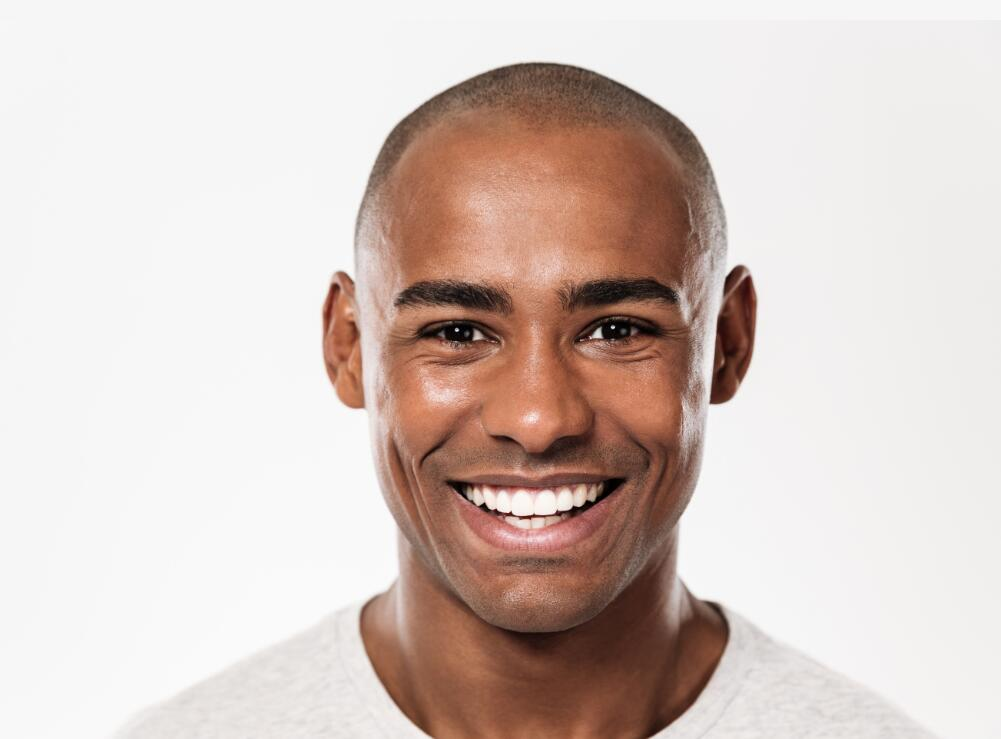
#> input picture Photo/1.jpg, 1001 x 739 px
$ python 3.py   (older library calls are emulated)
#> lines starting #> are read from the running program, lines starting #| are printed output that depends on the picture
import matplotlib.pyplot as plt
from sklearn import svm
from sklearn.datasets import load_iris
from sklearn.model_selection import train_test_split
from sklearn.metrics import accuracy_score
from skimage.feature import graycomatrix, graycoprops
from skimage import io
import numpy as np
import cv2
from PIL import Image
from scipy import ndimage

def Gray(name, method):
    """
    :param method: 0 为求各通道均值 1 为转为二位数组求
    :return:
    """
#> called with name = '1.jpg', method = 0
    if method == 0:
        #读取图像
        img = io.imread(name)
#> img is the input picture: shape (739, 1001, 3); mean R, G, B 215.1, 200.3, 194.3
        step = 0
        contrast = 0
        energy = 0
        correlation = 0
        homogeneity = 0
        while step <= 2:
            img1 = img[:, :, step]
            # 计算灰度共生矩阵
            distances = [1]
            angles = [0, np.pi/4, np.pi/2, np.pi*3/4]
            GLCM = graycomatrix(img1, distances=distances, angles=angles, symmetric=True, normed=True)
            # 计算灰度共生矩阵的对比度、能量、相关性和均匀性特征
            contrast += graycoprops(GLCM, 'contrast')[0][0]
            energy += graycoprops(GLCM, 'energy')[0][0]
            correlation += graycoprops(GLCM, 'correlation')[0][0]
            homogeneity += graycoprops(GLCM, 'homogeneity')[0][0]
            step += 1
#> this loop made 3 passes
#> (contrast, energy, correlation, homogeneity) on passes 1 to 3: (22.71, 0.219, 0.996, 0.74), (47.8, 0.436, 1.99, 1.48), (74.13, 0.647, 2.99, 2.22)
#> pass 1, in Gray, `img1 = img[:, :, step]`:
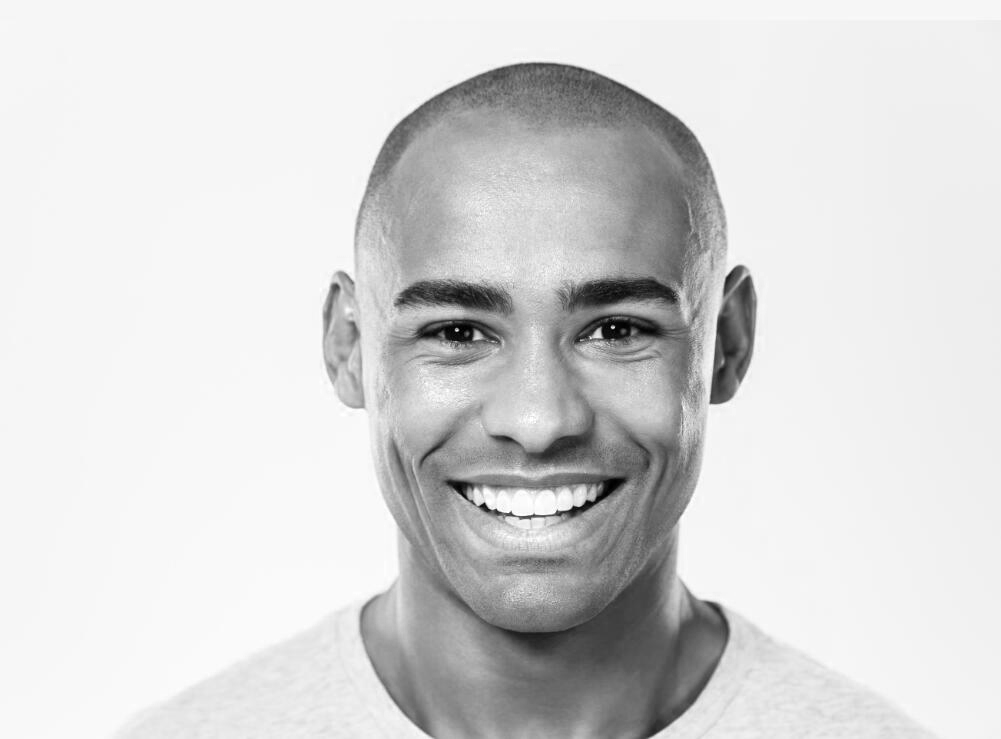
#> img1: shape (739, 1001); min 0, max 255, mean 215.1
#> pass 2, in Gray, `img1 = img[:, :, step]`:
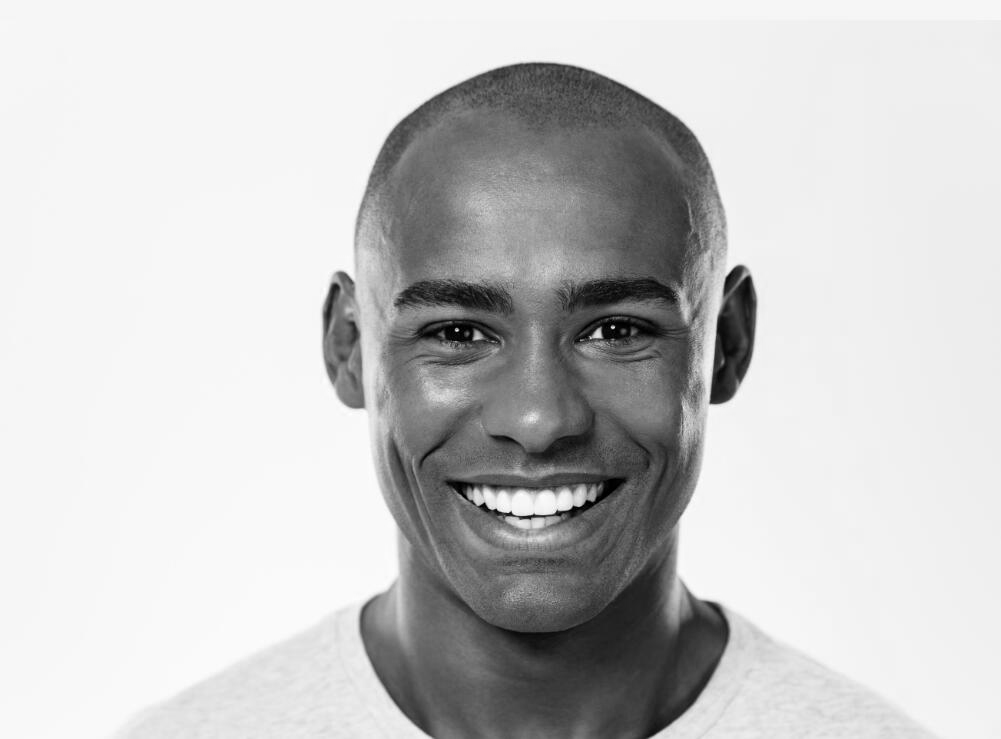
#> img1: shape (739, 1001); min 0, max 255, mean 200.3
#> pass 3, in Gray, `img1 = img[:, :, step]`:
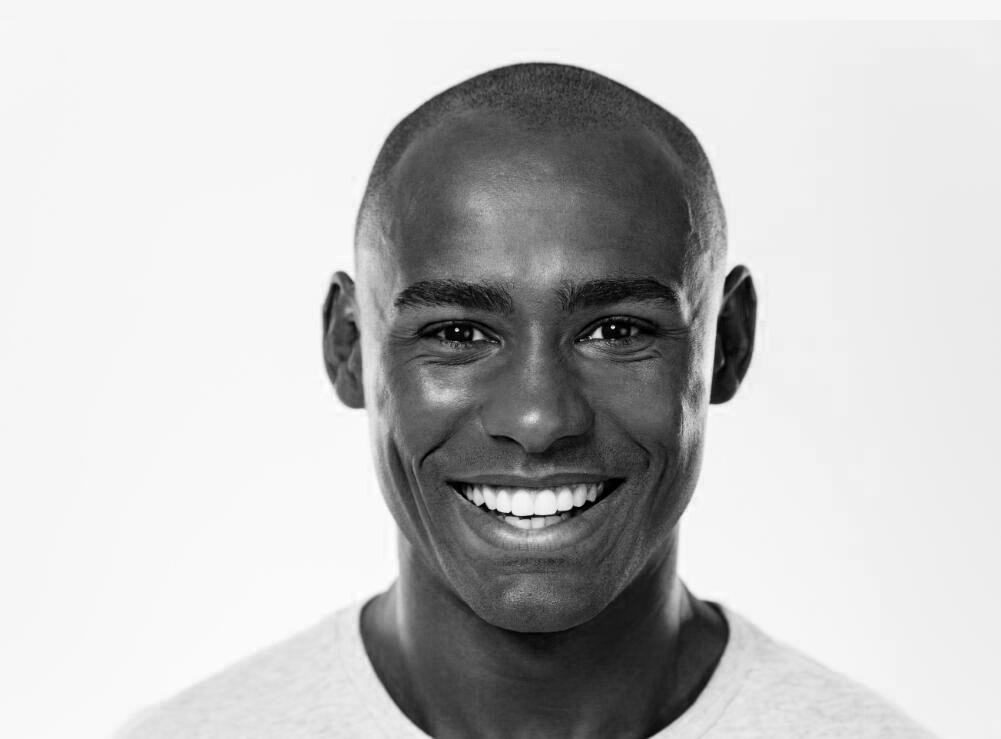
#> img1: shape (739, 1001); min 0, max 255, mean 194.3
#> after the loop, contrast = 74.13; correlation = 2.99; energy = 0.647; homogeneity = 2.22; step = 3
        # 输出特征
        return np.array([[contrast/3, energy/3, correlation/3, homogeneity/3]])
    elif method == 1:
        img = plt.imread(name)
        height, width, channels = img.shape
        gray_img = img.reshape(height * width, channels)
        img_int = gray_img.astype(np.uint8)
        distances = [1]
        angles = [0, np.pi / 4, np.pi / 2, np.pi * 3 / 4]
        GLCM = graycomatrix(img_int, distances=distances, angles=angles, symmetric=True, normed=True)
        # 计算灰度共生矩阵的对比度、能量、相关性和均匀性特征
        contrast = graycoprops(GLCM, 'contrast')[0][0]
        energy = graycoprops(GLCM, 'energy')[0][0]
        correlation = graycoprops(GLCM, 'correlation')[0][0]
        homogeneity = graycoprops(GLCM, 'homogeneity')[0][0]
    return np.array([[contrast, energy, correlation, homogeneity]])
i = 2
dae = Gray("1.jpg", 0)
#> dae = [[24.71, 0.216, 0.997, 0.74]]
while i <= 8:
    h = Gray(str(i)+".jpg", 0)
#> (the run stopped early here; a loop or call above may not have finished)

$ run again, with Photo/3.jpg copied over Photo/1.jpg
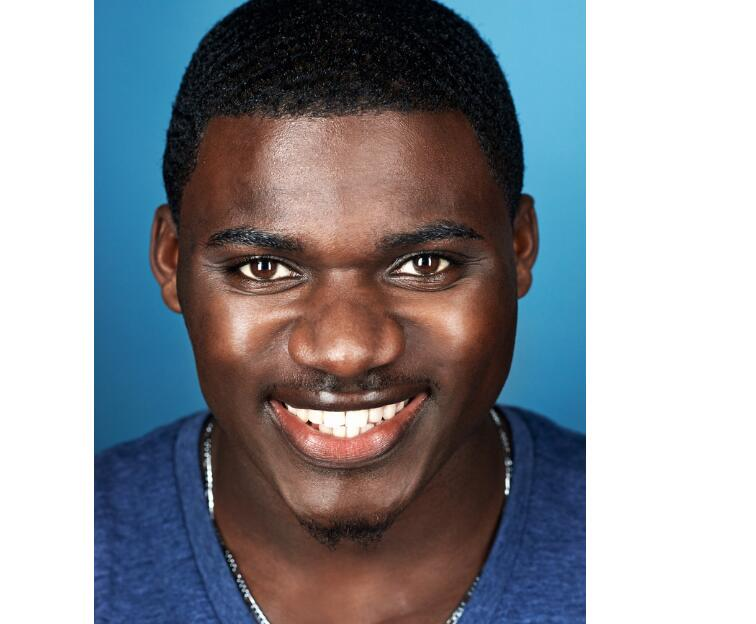
#> input picture Photo/3.jpg, 756 x 624 px
#> in Gray, img is the input picture: shape (624, 756, 3); mean R, G, B 140.7, 143.3, 149.7
#> the loop in Gray, `while step <= 2:` made 3 passes
#> (contrast, energy, correlation, homogeneity) on passes 1 to 3: (141.3, 0.332, 0.992, 0.574), (258.3, 0.661, 1.99, 1.16), (358.5, 0.991, 2.98, 1.73)
#> pass 1, in Gray, `img1 = img[:, :, step]`:
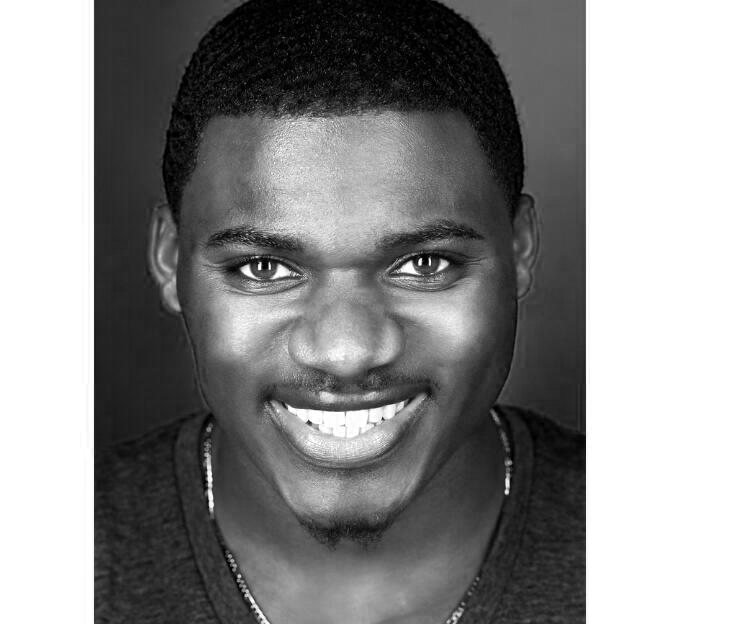
#> img1: shape (624, 756); min 0, max 255, mean 140.7
#> pass 3, in Gray, `img1 = img[:, :, step]`:
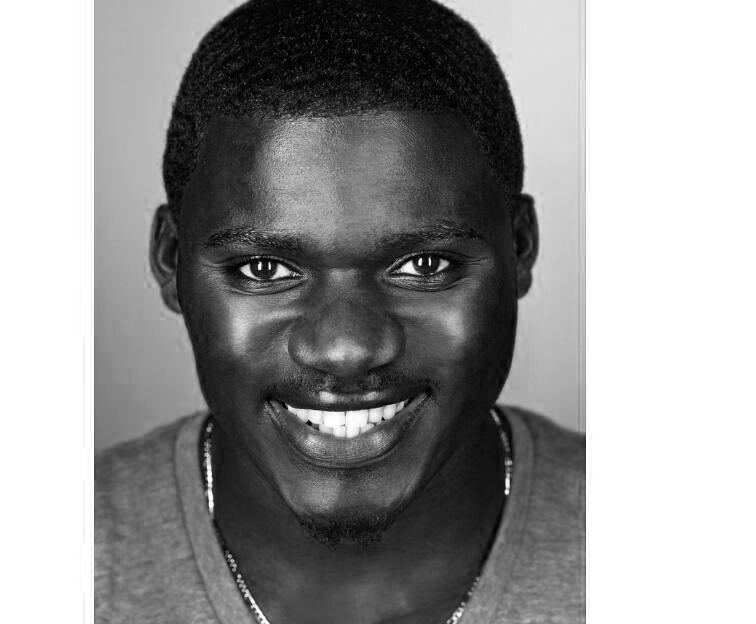
#> img1: shape (624, 756); min 0, max 255, mean 149.7
#> after the loop in Gray, `while step <= 2:`: contrast = 358.5; correlation = 2.98; energy = 0.991; homogeneity = 1.73; step = 3
#> dae = [[119.5, 0.33, 0.993, 0.576]]

$ run again, with Photo/5.jpg copied over Photo/1.jpg
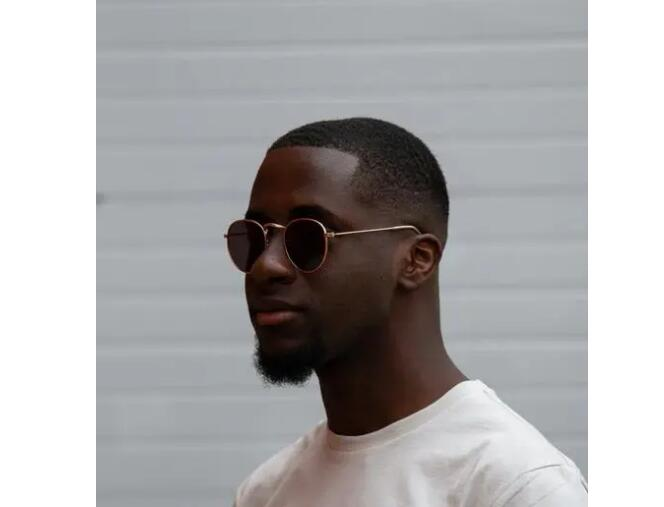
#> input picture Photo/5.jpg, 664 x 507 px
#> in Gray, img is the input picture: shape (507, 664, 3); mean R, G, B 172.8, 171.6, 172.2
#> the loop in Gray, `while step <= 2:` made 3 passes
#> (contrast, energy, correlation, homogeneity) on passes 1 to 3: (39.9, 0.274, 0.995, 0.819), (80.47, 0.551, 1.99, 1.64), (120, 0.829, 2.99, 2.46)
#> pass 1, in Gray, `img1 = img[:, :, step]`:
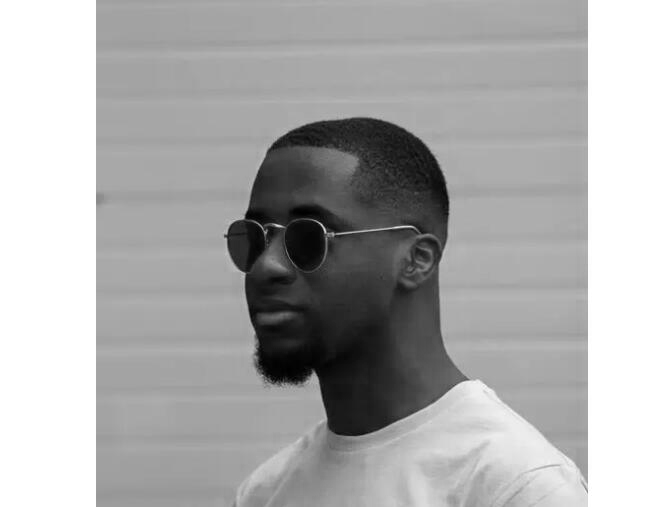
#> img1: shape (507, 664); min 0, max 255, mean 172.8
#> pass 2, in Gray, `img1 = img[:, :, step]`:
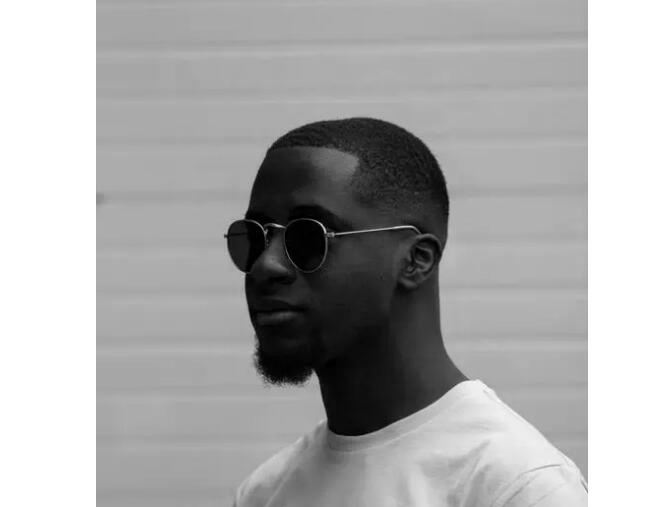
#> img1: shape (507, 664); min 0, max 255, mean 171.6
#> after the loop in Gray, `while step <= 2:`: contrast = 120; correlation = 2.99; energy = 0.829; homogeneity = 2.46; step = 3
#> dae = [[40.01, 0.276, 0.996, 0.821]]
